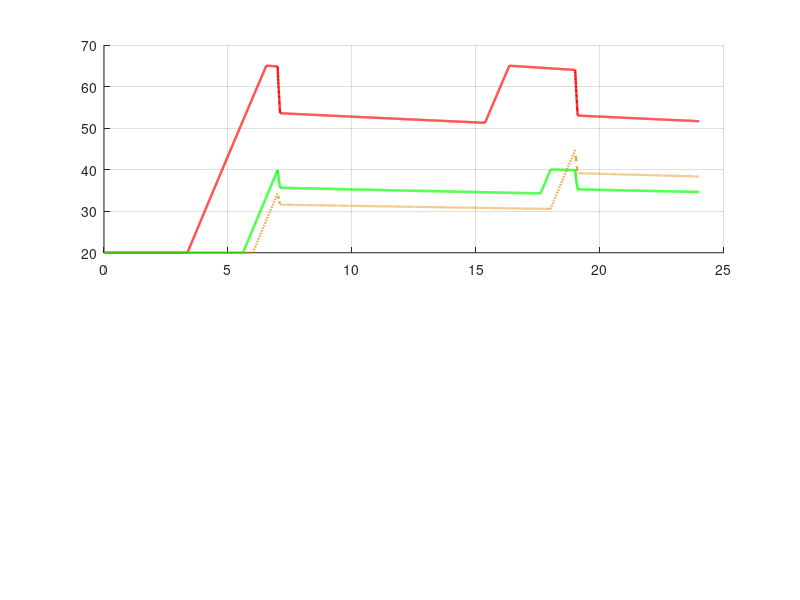

Recreate this plot in MATLAB. (Note: this script raises an error after producing the figure.)
function energy_philosophy()
% Real-life 24h comparison:
%   1. Dumb Wasteful  (ON early, 65C, OFF after)   -> comfort but expensive + overheats
%   2. Dumb Cold      (ON only 1h before, 65C)     -> cheap but cold shower
%   3. Smart Hybrid   (ON precisely to 40C + boost)-> comfort AND cheap
% Saves: figures/energy_philosophy.png, energy_breakdown.png, energy_stacked_breakdown.png
    close all; clc;
    if exist('boiler_params.m','file')
        boiler_params; 
        P = pack_boiler_params();
    else
        % Standalone fallback parameters
        P.Water_Mass_kg=150; P.Cp_Water=4184; P.UA_Losses=1.5;
        P.P_Internal_W=2500; P.P_Boost_W=3000; P.T_Ambient_C=20;
        P.T_Water_Inlet_C=20; P.T_Comfort_C=38; P.h_Boost=3000; P.A_Boost=0.011;
    end
    mC=P.Water_Mass_kg*P.Cp_Water; Cp=P.Cp_Water; UA=P.UA_Losses;
    Ta=P.T_Ambient_C; Tin=P.T_Water_Inlet_C; Pel=P.P_Internal_W; Pb=P.P_Boost_W; Tc=P.T_Comfort_C;
    t_end=24*3600; dt=10; t=(0:dt:t_end)'; n=numel(t);
    showers=[7 19]*3600; dur=6*60; FLOW=8;                     % 2 showers, 6 min @ 8 LPM
    flow=zeros(n,1); for s=showers, flow(t>=s & t<s+dur)=FLOW; end
    
    % Turn-on leads from heat-up physics
    heat_s   = @(Tset) mC*(Tset-Tin)/Pel;                      % seconds to heat whole tank Tin->Tset
    smart_lead = heat_s(40);                                   % precise: reaches 40C exactly at shower
    user_margin = 30*60;                                       % dumb user switches on 30 min "just in case"
    dumb_lead  = heat_s(65) + user_margin;                     % imprecise + slow -> big lead
    cold_lead  = 60*60;                                        % under-heated user switches on only 1h before
    setD=nan(n,1); setC=nan(n,1); setS=nan(n,1);               % NaN = heater OFF
    for s=showers
        setD(t>=s-dumb_lead  & t<s+dur)=65;
        setC(t>=s-cold_lead  & t<s+dur)=65;
        setS(t>=s-smart_lead & t<s+dur)=40;
    end
    [TD,ED,DdD,BD]=sim_tank(t,flow,mC,Cp,UA,Ta,Tin,Pel,Pb,setD,false,Tc);  % dumb wasteful
    [TC,EC,DdC,BC]=sim_tank(t,flow,mC,Cp,UA,Ta,Tin,Pel,Pb,setC,false,Tc);  % dumb cold
    [TS,ES,DdS,BS]=sim_tank(t,flow,mC,Cp,UA,Ta,Tin,Pel,Pb,setS,true ,Tc);  % smart hybrid
    th=t/3600; tot=[ED(end) EC(end) ES(end)]; Dm=[DdD DdC DdS]; Bmat=[BD;BC;BS];
    
    % Clean names for graphics and tables
    names={'Dumb (Wasteful, 65°C)','Dumb (Cold, 1h manual)','Smart Hybrid (Our System)'};
    shrt={'Dumb (Wasteful)','Dumb (Cold 1h)','Smart Hybrid'};
    sav = (1-tot(3)/tot(1))*100;
    if ~exist('figures','dir'), mkdir figures; end
    
    % ============ Figure 1: Temperature + Cumulative Energy ============
    f1=figure('Color','w','Position',[70 40 970 740]);
    subplot(2,1,1); hold on; grid on;
    h1=plot(th,TD,'r-','LineWidth',1.7);
    h2=plot(th,TC,'Color',[0.9 0.5 0],'LineStyle','--','LineWidth',1.6);
    h3=plot(th,TS,'g-','LineWidth',1.8);
    yline(Tc,'k:','Comfort 38°C','HandleVisibility','off');
    hSh=[];
    for s=showers
        hs=xline(s/3600,'c-','LineWidth',1.2);
        if isempty(hSh), hSh=hs; else, set(hs,'HandleVisibility','off'); end
        
        xD=(s-dumb_lead)/3600; xS=(s-smart_lead)/3600;
        plot([xD xD],[15 75],'r:','LineWidth',1.1,'HandleVisibility','off');
        plot([xS xS],[15 75],'g:','LineWidth',1.1,'HandleVisibility','off');
        
        % Placed text inside axis range 
        text(xD, 62, sprintf('Dumb ON %s',hhmm(s-dumb_lead)), 'Color', 'r', ...
             'Rotation', 90, 'FontSize', 8, 'VerticalAlignment', 'top', 'FontWeight', 'bold');
        text(xS, 62, sprintf('Smart ON %s',hhmm(s-smart_lead)), 'Color', [0 .5 0], ...
             'Rotation', 90, 'FontSize', 8, 'VerticalAlignment', 'top', 'FontWeight', 'bold');
    end
    ylabel('Tank Temp [°C]'); xlim([0 24]); xticks(0:2:24); ylim([15 75]);
    title('Reservoir Temperature — Real-Life Manual vs. Smart Predictive');
    legend([h1 h2 h3 hSh],[names {'Shower active'}],'Location','best');
    
    subplot(2,1,2); hold on; grid on;
    plot(th,ED,'r-','LineWidth',1.9);
    plot(th,EC,'Color',[0.9 0.5 0],'LineStyle','--','LineWidth',1.7);
    plot(th,ES,'g-','LineWidth',2.0);
    for s=showers, xline(s/3600,'c-','LineWidth',1.2,'HandleVisibility','off'); end
    ylabel('Cumulative Energy [kWh]'); xlabel('Time of day [h]'); xlim([0 24]); xticks(0:2:24);
    title('Cumulative Electrical Energy — Real-life event-driven usage');
    legend(sprintf('%s: %.2f kWh',names{1},tot(1)), ...
           sprintf('%s: %.2f kWh',names{2},tot(2)), ...
           sprintf('%s: %.2f kWh',names{3},tot(3)),'Location','northwest');
    save_fig(f1,'figures/energy_philosophy.png');
    
    % ============ Figure 2: KPI Table Summary ============
    comf=arrayfun(@(x) ternary(x>=Tc,'YES','NO'), Dm,'uni',0);
    C={ names{1}, sprintf('%.2f',tot(1)), sprintf('%.0f',dumb_lead/60),  sprintf('%.1f',DdD), comf{1}, '0.0 (ref)';
        names{2}, sprintf('%.2f',tot(2)), sprintf('%.0f',cold_lead/60),  sprintf('%.1f',DdC), comf{2}, sprintf('%.1f',(1-tot(2)/tot(1))*100);
        names{3}, sprintf('%.2f',tot(3)), sprintf('%.0f',smart_lead/60), sprintf('%.1f',DdS), comf{3}, sprintf('%.1f',sav) };
    cols={'Strategy','24h Energy [kWh]','Turn-on lead [min]','Min Delivered [°C]','Comfort >=38°C','Saving vs Conv [%]'};
    f2=figure('Color','w','Position',[70 220 1080 190]);
    uitable(f2,'Data',C,'ColumnName',cols,'RowName',[],'Units','normalized', ...
        'Position',[0.01 0.01 0.98 0.98],'FontSize',11);
    save_fig(f2,'figures/energy_breakdown.png');
    
    % ============ Figure 3: Exact 4-way Stacked Breakdown ============
    f3=figure('Color','w','Position',[70 120 900 560]);
    b=bar(Bmat,'stacked','BarWidth',0.55); hold on;
    b(1).FaceColor=[.85 .35 .35];   % standing losses (red)
    b(2).FaceColor=[.30 .65 .35];   % useful delivered @38C (green)
    b(3).FaceColor=[.95 .65 .20];   % over-heat waste (>38C) (orange)
    b(4).FaceColor=[.35 .50 .80];   % stored / residual (blue)
    set(gca,'XTick',1:3,'XTickLabel',shrt,'FontSize',11); grid on;
    ylabel('Energy [kWh]'); ylim([0 max(tot)*1.18]);
    title(sprintf('Where the 24h Energy Goes — Smart saves %.0f%% vs Wasteful', sav));
    legend({'Standing losses (waste)','Useful delivered @38°C (comfort)', ...
            'Over-heat waste (>38°C)','Stored / residual'},'Location','northeast');
    for i=1:3
        text(i, tot(i)+max(tot)*0.02, sprintf('%.2f kWh',tot(i)), ...
             'HorizontalAlignment','center','FontWeight','bold');
    end
    save_fig(f3,'figures/energy_stacked_breakdown.png');
    
    % ============ Console Output ============
    fprintf('\n=================== REAL-LIFE 24h ENERGY ===================\n');
    fprintf('  %-22s %8s %8s %8s %8s %8s | Comfort\n','Strategy','Total','Loss','Useful','OverHt','Stored');
    for i=1:3
        B=Bmat(i,:);
        fprintf('  %-22s %7.2f  %6.2f  %6.2f  %6.2f  %6.2f | %s (min %.1fC)\n', ...
                shrt{i}, tot(i), B(1),B(2),B(3),B(4), comf{i}, Dm(i));
    end
    fprintf('  Dumb ON lead = %.0f min | Smart ON lead = %.0f min\n', dumb_lead/60, smart_lead/60);
    fprintf('  SMART HYBRID SAVES %.1f%% vs. Wasteful Conventional while maintaining comfort.\n', sav);
    fprintf('============================================================\n');
end

function [T,E,Dmin,brk]=sim_tank(t,flow,mC,Cp,UA,Ta,Tin,Pel,Pb,setpt,useBoost,Tc)
    n=numel(t); T=zeros(n,1); T(1)=Ta; Ph=zeros(n,1); Pbo=zeros(n,1); Del=zeros(n,1); on=false;
    loss_J=0; use_J=0; over_J=0;
    for k=1:n-1
        dtk=t(k+1)-t(k); sp=setpt(k);
        if ~isnan(sp)
            if T(k)<sp-2, on=true; elseif T(k)>sp, on=false; end
        else, on=false; end
        Ph(k)=on*Pel;
        mdot=flow(k)/60;
        if useBoost && flow(k)>0.1 && T(k)<Tc+1
            Pbo(k)=Pb; Del(k)=T(k)+Pb/(mdot*Cp);
        else
            Del(k)=T(k);
        end
        if flow(k)>0.1
            use_J  = use_J  + mdot*Cp*(min(Del(k),Tc)-Tin)*dtk;
            over_J = over_J + mdot*Cp*max(Del(k)-Tc,0)*dtk;
        end
        Qloss=UA*(T(k)-Ta); Qdraw=mdot*Cp*(T(k)-Tin);
        loss_J = loss_J + Qloss*dtk;
        T(k+1)=T(k)+(Ph(k)-Qloss-Qdraw)/mC*dtk;
    end
    Ph(end)=Ph(max(1,end-1)); Del(end)=Del(max(1,end-1));
    E=cumtrapz(t,Ph+Pbo)/3.6e6;
    sh=flow>0.1; if any(sh), Dmin=min(Del(sh)); else, Dmin=NaN; end
    stored_J=mC*(T(end)-T(1));
    brk=[loss_J, use_J, over_J, stored_J]/3.6e6;
end

function o=ternary(c,a,b), if c, o=a; else, o=b; end, end

function str=hhmm(sec)
    sec=mod(sec,86400); 
    str=sprintf('%02d:%02d',floor(sec/3600),floor(mod(sec,3600)/60)); 
end

function save_fig(f,p)
    try
        if ~isempty(findall(f, 'Type', 'uitable'))
            frame = getframe(f);
            imwrite(frame.cdata, p);
        else
            exportgraphics(f, p, 'Resolution', 180);
        end
    catch
        try
            print(f, p, '-dpng', '-r170');
        catch
            warning('Could not save figure to %s', p);
        end
    end
end
